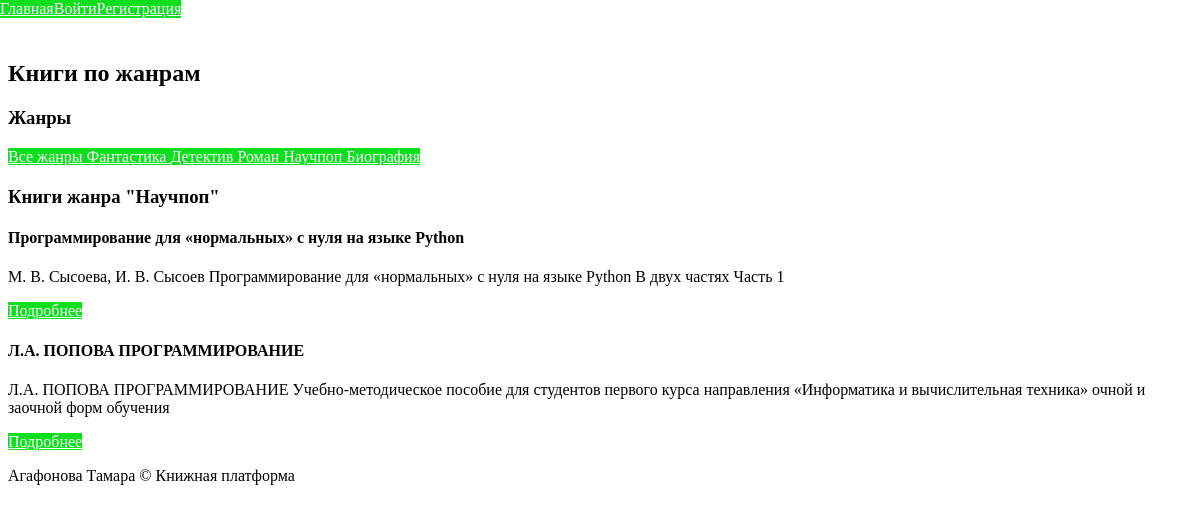
/clubs/?category=4, run on an earlier commit of the app's database.
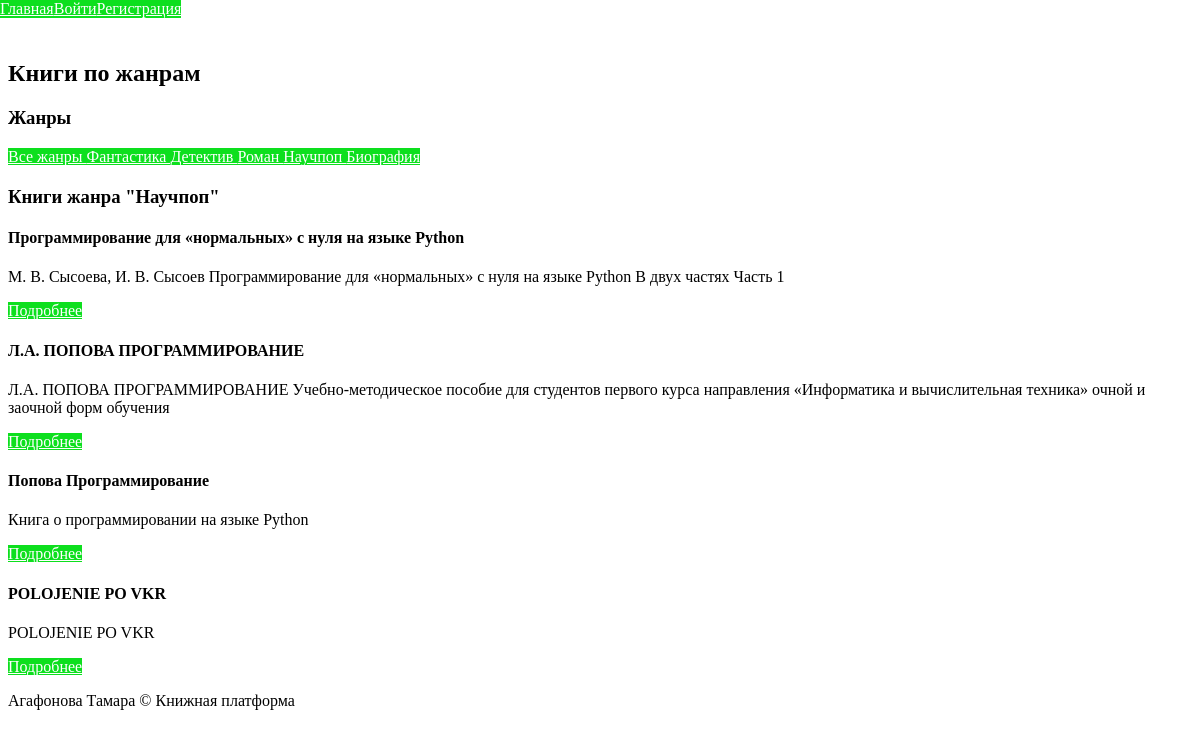
And on a later commit of the database.
### app/books/models.py (models this page shows)
class Genre(db.Model):
    __tablename__ = 'genres'
    id = db.Column(db.Integer, primary_key=True)
    name = db.Column(db.String(50), unique=True, nullable=False)
    books = db.relationship('Book', secondary='book_genres', back_populates='genres')

class Book(db.Model):
    __tablename__ = 'books'
    id = db.Column(db.Integer, primary_key=True)
    title = db.Column(db.String(200), nullable=False)
    description = db.Column(db.Text)
    author_id = db.Column(db.Integer, db.ForeignKey('users.id'))
    published_at = db.Column(db.DateTime, default=datetime.now)
    file_path = db.Column(db.String(255))
    cover_image = db.Column(db.String(255))
    status = db.Column(db.String(255), default='pending')
    genres = db.relationship('Genre', secondary='book_genres', back_populates='books')
    bookmarks = db.relationship('Bookmark', backref='book')
    likes = db.relationship('Like', backref='book')
    comments = db.relationship('Comment', backref='book')

### app/reading_clubs/routes.py (the view)
@reading_clubs_bp.route('/')
def index():
    categories = Genre.query.all()
    category_id = request.args.get('category', type=int)
    if category_id:
        books = Book.query.filter(Book.genres.any(id=category_id)).all()
        selected_category = Genre.query.get(category_id)
    else:
        books = []
        selected_category = None
    return render_template(
        'reading_clubs/index.html',
        books=books,
        categories=categories,
        selected_category=selected_category,
        UserRole=UserRole
    )

### app/templates/reading_clubs/index.html
{% extends "base.html" %}
{% block content %}
<div class="mui-container">
    <div class="mui-panel">
        <h2>Книги по жанрам</h2>
        <div class="mui-row" style="margin: 20px 0;">
            <div class="mui-col-md-12">
                <h3>Жанры</h3>
                <div class="mui-btn-group">
                    <a href="{{ url_for('books.list_books') }}"
                       class="mui-btn {% if not selected_category %}mui-btn--primary{% endif %}">
                        Все жанры
                    </a>
                    {% for category in categories %}
                    <a href="{{ url_for('reading_clubs.index', category=category.id) }}"
                       class="mui-btn {% if selected_category and selected_category.id == category.id %}mui-btn--primary{% endif %}">
                        {{ category.name }}
                    </a>
                    {% endfor %}
                </div>
            </div>
        </div>
        <div class="mui-row">
            {% if selected_category %}
                <h3>Книги жанра "{{ selected_category.name }}"</h3>
            {% endif %}
            {% for book in books %}
            <div class="mui-col-md-4">
                <div class="mui-panel">
                    <h4>{{ book.title }}</h4>
                    <p>{{ book.description[:200] }}{% if book.description|length > 200 %}...{% endif %}</p>
                    <div class="mui-row">
                        <div class="mui-col-md-12">
                            <a href="{{ url_for('books.book_details', book_id=book.id) }}"
                               class="mui-btn mui-btn--primary">
                                Подробнее
                            </a>
                        </div>
                    </div>
                </div>
            </div>
            {% else %}
            <div class="mui-col-md-12">
                <p>{% if selected_category %}В этом жанре пока нет книг{% else %}Выберите жанр, чтобы увидеть список книг{% endif %}</p>
            </div>
            {% endfor %}
        </div>
    </div>
</div>
{% endblock %}

What changed in the data, as far as the page shows it:
added Book: title "Попова Программирование", description "Книга о программировании на языке Python"
added Book: title "POLOJENIE PO VKR", description "POLOJENIE PO VKR"
